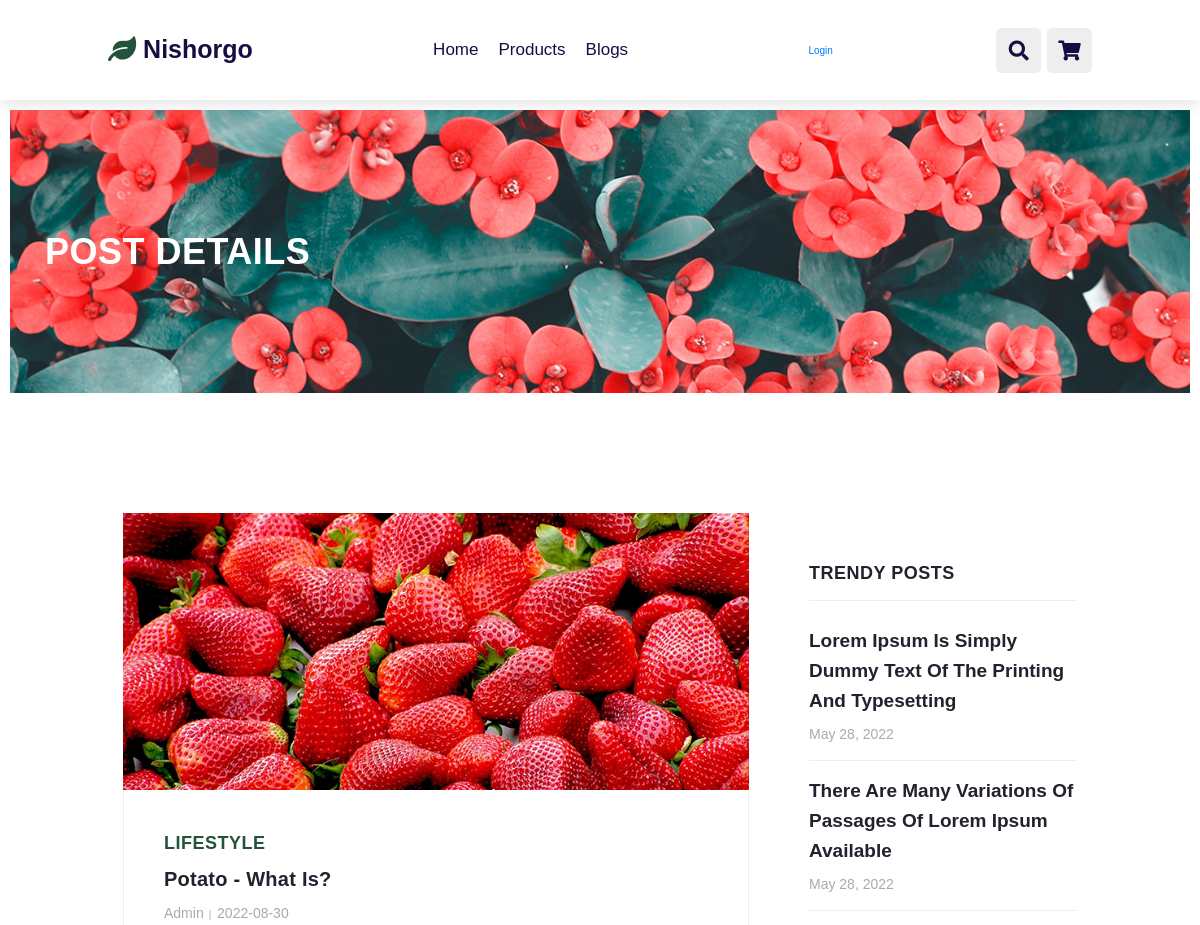
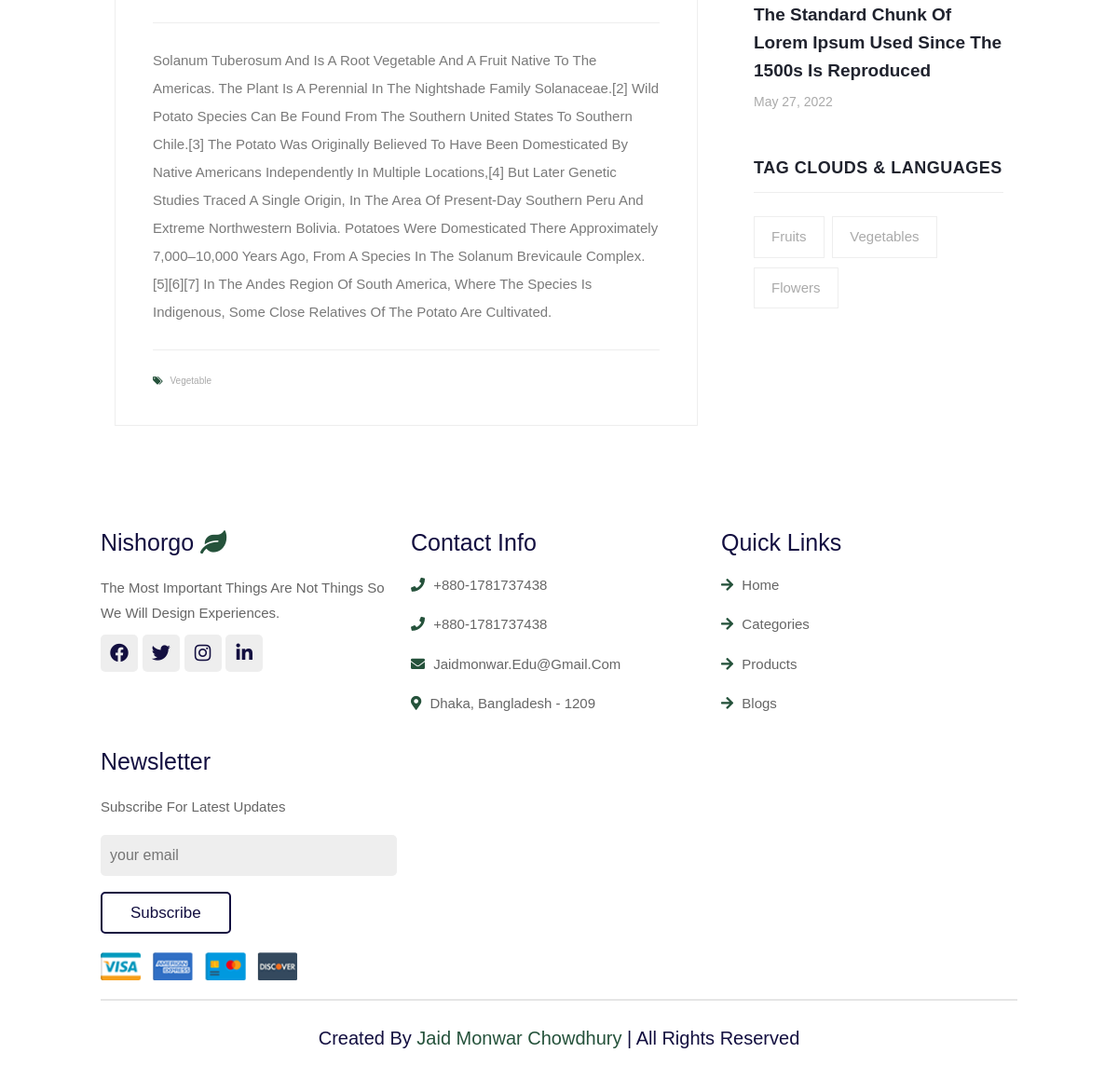
The app's page /postdetails.php?blog_id=1 with its own data (2 pictures, top to bottom).
### tables this page shows
CREATE TABLE `blog` (
  `blog_id` int(100) NOT NULL,
  `title` varchar(300) NOT NULL,
  `content` varchar(1000) NOT NULL,
  `tag` varchar(100) NOT NULL,
  `date` date NOT NULL,
  `blog_img` varchar(200) NOT NULL,
  `blog_header` varchar(100) NOT NULL
);

### postdetails.php (the view, shortened to what this page needs)
<!DOCTYPE html>
<html lang="en">
  <head>
    <link href="vendor/bootstrap/css/bootstrap.min.css" rel="stylesheet" />
    <link
      rel="stylesheet"
      href="https://cdnjs.cloudflare.com/ajax/libs/font-awesome/5.15.4/css/all.min.css"
    />
    <link rel="stylesheet" href="assets/css/fontawesome.css" />
    <link rel="stylesheet" href="assets/css/template.css" />
    <link rel="stylesheet" href="assets/css/owl.css" />
    <link
      rel="stylesheet"
      href="https://unpkg.com/swiper@7/swiper-bundle.min.css"
    />
  </head>
  <body>
    <header class="header">
        <a href="index.php" class="logo"> <i class="fas fa-solid fa-leaf"></i> Nishorgo </a>
        <nav class="navbar">
            <a href="index.php">home</a>
            <a href="product.php">products</a>
            <a href="blog.php">blogs</a>
        </nav>
        <div class="besidenav">
        <?php if (isset($_SESSION["username"])) : ?>
                            <a href="UserProfile.php" style="color: black">
                                    <?php echo $_SESSION["username"]; ?></a>
                            <a href="index.php?logout='1' style=" color">Log Out</a>
                        <?php else : ?>
                            <a href="login.php">Login</a>
                        <?php endif ?>
        </div>
        <div class="icons">
            <div class="fas fa-search" id="search-btn"></div>
            <div class="fas fa-shopping-cart" id="cart-btn"></div>
        </div>
    </header>
    <div class="heading-page header-text">
      <section class="page-heading">
        <div class="container">
          <div class="row">
            <div class="col-lg-12">
              <div class="text-content">
                <h2>Post Details</h2>
              </div>
            </div>
          </div>
        </div>
      </section>
    </div>
    <?php
                     $dbCart = mysqli_connect('localhost','root', '', 'nishorgo');
                     if(mysqli_connect_errno()){
                      echo 'could not connect to server.';
                    } else {
                      $id = $_GET['blog_id'];
                        $sql = "SELECT * FROM blog where blog_id = '$id';";
                        $result = mysqli_query($dbCart,$sql) or die("Error in $sql");
                        $row = mysqli_fetch_assoc($result);
                    }
                    ?>
    <section class="blog-posts grid-system">
      <div class="container">
        <div class="row">
          <div class="col-lg-8">
            <div class="all-blog-posts">
              <div class="row">
                <div class="col-lg-12">
                  <div class="blog-post">
                    <div class="blog-thumb">
                    <?php echo "<img src = '{$row['blog_img']}'>";?>
                    </div>
                    <div class="down-content">
                      <span>Lifestyle</span>
                      <a href="post-details.html"
                        ><h4><?php echo $row['title'];?></h4></a
                      >
                      <ul class="post-info">
                        <li><a href="#">Admin</a></li>
                        <li><a href="#"><?php echo $row['date'];?></a></li>
                      </ul>
                      <p>
                      <?php echo $row['content'];?>
                      </p>
                      <div class="post-options">
                        <div class="row">
                          <div class="col-6">
                            <ul class="post-tags">
                              <li><i class="fa fa-tags"></i></li>
                              <li><?php echo $row['tag'];?></li>
                            </ul>
                          </div>
                          <div class="col-6">
                          </div>
                        </div>
                      </div>
                    </div>
                  </div>
                </div>
                <div class="col-lg-12">
                </div>
              </div>
            </div>
          </div>
          <div class="col-lg-4">
            <div class="sidebar">
              <div class="row">
                <div class="col-lg-12">
                  <div class="sidebar-item recent-posts">
                    <div class="sidebar-heading">
                      <h2>Trendy Posts</h2>
                    </div>
                    <div class="content">
                      <ul>
                        <li>
                          <a href="post-details.html">
                            <h5>
                              Lorem Ipsum is simply dummy text of the printing
                              and typesetting
                            </h5>
                            <span>May 28, 2022</span>
                          </a>
                        </li>
                        <li>
                          <a href="post-details.html">
                            <h5>
                              There are many variations of passages of Lorem
                              Ipsum available
                            </h5>
                            <span>May 28, 2022</span>
                          </a>
                        </li>
                        <li>
                          <a href="post-details.html">
                            <h5>
                              The standard chunk of Lorem Ipsum used since the
                              1500s is reproduced
                            </h5>
                            <span>May 27, 2022</span>
                          </a>
                        </li>
                      </ul>
                    </div>
                  </div>
                </div>
                <div class="col-lg-12">
                  <div class="sidebar-item tags">
                    <div class="sidebar-heading">
                      <h2>Tag Clouds & Languages</h2>
                    </div>
                    <div class="content">
                      <ul>
                      <li><a href="allblogs.php?show=fruit"
                                        >Fruits</a></li>
                        <li><a href="allblogs.php?show=vegetable">Vegetables</a></li>
                        <li><a href="allblogs.php?show=flower">Flowers</a></li>
                      </ul>
                    </div>
                  </div>
                </div>
              </div>
            </div>
          </div>
        </div>
      </div>
    </section>
    <section class="footer">
        <div class="box-container">
            <div class="box">
                <h3> nishorgo <i class="fas fa-solid fa-leaf"></i> </h3>
                <p>The most important things are not things so we will design experiences.</p>
                <div class="share">
                    <a href="#" class="fab fa-facebook-f"></a>
                    <a href="#" class="fab fa-twitter"></a>
                    <a href="#" class="fab fa-instagram"></a>
                    <a href="#" class="fab fa-linkedin"></a>
                </div>
            </div>
            <div class="box">
                <h3>contact info</h3>
                <a href="tel:+8801781737438" class="links"> <i class="fas fa-phone"></i> +880-1781737438 </a>
                <a href="tel:+8801781737438" class="links"> <i class="fas fa-phone"></i> +880-1781737438 </a>
                <a href="https://mail.google.com/mail/" class="links"> <i class="fas fa-envelope"></i> jaidmonwar.edu@gmail.com </a>
                <a href="#" class="links"> <i class="fas fa-map-marker-alt"></i> Dhaka, Bangladesh - 1209 </a>
            </div>
            <div class="box">
                <h3>quick links</h3>
                <a href="index.php" class="links"> <i class="fas fa-arrow-right"></i> home </a>
                <a href="product.php" class="links"> <i class="fas fa-arrow-right"></i> categories </a>
                <a href="product.php" class="links"> <i class="fas fa-arrow-right"></i> products </a>
                <a href="blog.html" class="links"> <i class="fas fa-arrow-right"></i> blogs </a>
            </div>
            <div class="box">
                <h3>newsletter</h3>
                <p>subscribe for latest updates</p>
                <input type="email" placeholder="your email" class="email">
                <input type="submit" value="subscribe" class="btn">
                <img src="image/payment.png" class="payment-img" alt="">
            </div>
        </div>
        <div class="credit"> created by <span> Jaid Monwar Chowdhury </span> | all rights reserved </div>
    </section>
  </body>
</html>

### records on screen
blog: blog_img (picture), title "Potato - What Is?", date "2022-08-30", content "Solanum Tuberosum And Is A Root Vegetable And A Fruit Native To The Americas. The Plant Is A Perennial In The Nightshade Family Solanaceae.[2] Wild Potato Species Can Be Found From The Southern United States To Southern Chile.[3] The Potato Was Originally Believed To Have Been Domesticated By Native Americans Independently In Multiple Locations,[4] But Later Genetic Studies Traced A Single Origin, In The Area Of Present-Day Southern Peru And Extreme Northwestern Bolivia. Potatoes Were Domesticated There Approximately 7,000–10,000 Years Ago, From A Species In The Solanum Brevicaule Complex.[5][6][7] In The Andes Region Of South America, Where The Species Is Indigenous, Some Close Relatives…", tag "Vegetable"
